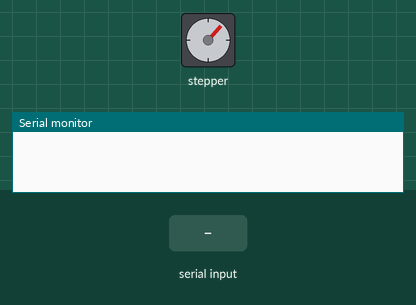
This sketch was run on a simulated Arduino Uno, built with avr-gcc and run on an emulated ATmega328P. Shown: stepper motor, the last lines printed to the serial monitor. Wiring (inferred from the names in the program): stepper motor driver (200 steps per turn assumed): step pin 4; direction pin 3. The inputs (shaded band) are chosen by the test bench.

Above: at 1.25 s.
1.3 s: "?\n" received over Serial
At 1.45 s:
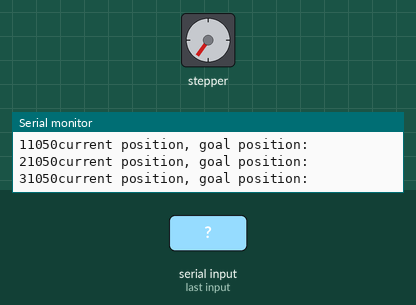
4.3 s: byte 63 ('?') received over Serial
At 4.47 s:
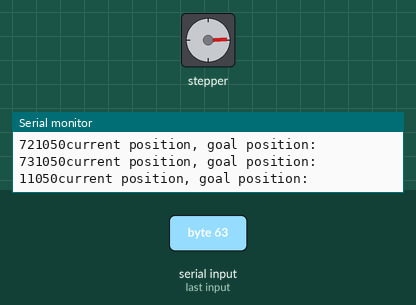
7.3 s: byte 33 ('!') received over Serial
At 7.3 s:
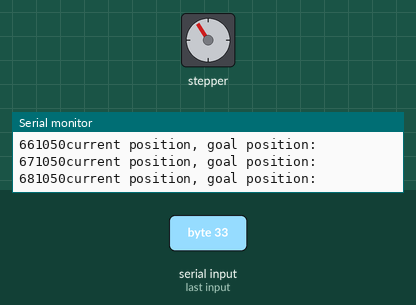
10.3 s: "!\n" received over Serial
Timing chart, 0 to 14.3 s (numbered marks = the images above; inputs shaded):
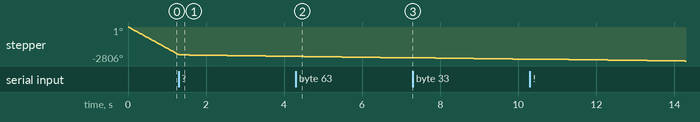

The sketch:

border_calibration.ino
```cpp
String inputString = "";         //a String to hold incoming data
String stkrCoord = "";
String pckCoord = "";

String printString = ""; //string to print back to serial terminal

int goalPos = 1050; //middle position on air hockey table (step-wise)
bool stringComplete = false;  //whether the string is complete
bool retRead        = false;  //whether '\r' character has been read
bool calibration    = false;  //whether '?' has been read; true if ? exists

//define pin numbers
const int stepPin = 4; //cycles high low to send square wave and step once
const int dirPin = 3; //direction in which to move

int currPos = 1050; //current position of the striker
int currDir = 0; //used to keep track of current direction, doesn't actually change direction of stepper motors


void setup() {
  // initialize serial:
  Serial.begin(9600);
  // reserve 200 bytes for the inputString:
  inputString.reserve(200);

  // Sets the two pins as Outputs
  pinMode(stepPin,OUTPUT);
  pinMode(dirPin,OUTPUT);

  //for calibration, set initial direction to bottom (towards step 0 in y direction)
  currDir = 1; //var doesnt actually change directions
  digitalWrite(dirPin, LOW); //tell motors to go left
}

////////////
//  MAIN  //
////////////

void loop() {


  //take one step towards goal position
  if(!calibration){
    calibStep(); //calibration mode step funciton
  } else {
    // step to the center
    stepTo();
    Serial.println("current position, goal position: ");
    Serial.print(currPos, DEC);
    Serial.print(goalPos, DEC);
  }

  // print the string when a newline arrives:
  if (stringComplete) {
    //goalPos = stkrCoord.toInt();
    //currPos = pckCoord.toInt();

    //print results to serial console
    //printString = "Goal: " + stkrCoord + "Current Pos: " + pckCoord;
    //Serial.println(printString);

    //reset strings and flags
    inputString = "";
    stkrCoord = "";
    pckCoord = "";
    stringComplete = false;
    retRead = false;
  }
}

/*
  SerialEvent occurs whenever a new data comes in the hardware serial RX. This
  routine is run between each time loop() runs, so using delay inside loop can
  delay response. Multiple bytes of data may be available.
*/
void serialEvent() {
  while (Serial.available()) {
    // get the new byte:
    char inChar = (char)Serial.read();

    // if the incoming character is a newline, set a flag so the main loop can
    // do something about it:
    if (inChar == '\n') {
      stringComplete = true;
    }

    //if the incoming character is a carriage return, set a flag so the incoming character
    //is appended to the correct substring (either stkrCoord or pckCoord)
    if (inChar == '\r'){
      retRead = true;
    }

     //if the incoming character is '!', //UPDATE COMMENT
    if (inChar == '!'){
      delay(500);
      digitalWrite(dirPin, HIGH); //move in opp dir
      currDir = 1;

    }

    //if the incoming character is '?',//UPDATE COMMENT
    if (inChar == '?'){
      calibration = true;
      goalPos = 1050;
      currPos = 0; //step0y in open cv coords
    }

    // add it to the inputString:
    inputString += inChar;
    if(retRead){
      stkrCoord += inChar;
    } else {
      pckCoord += inChar;
    }


  }
}

//move striker one step towards desired position
void stepTo(){
  int stepsToMove = goalPos - currPos; //vars declared at top
  if(stepsToMove > 0){
    digitalWrite(dirPin,LOW); //left
    currDir = 0;
  } else { //steps to move less than 0
    digitalWrite(dirPin,HIGH); //right
    currDir = 1;
  }
  //if there are steps to move, move one step
  if(abs(stepsToMove) > 0){ //take step
    digitalWrite(stepPin,HIGH);
    delayMicroseconds(500);
    digitalWrite(stepPin,LOW);
    delayMicroseconds(500);
    if(currDir == 0){ //left increases steps
      currPos++;
    } else { //go right decrease steps
      currPos--;
    }
  }
}

void calibStep(){ //one step
  digitalWrite(stepPin,HIGH);
  delayMicroseconds(500);
  digitalWrite(stepPin,LOW);
  delayMicroseconds(500);
}
```
